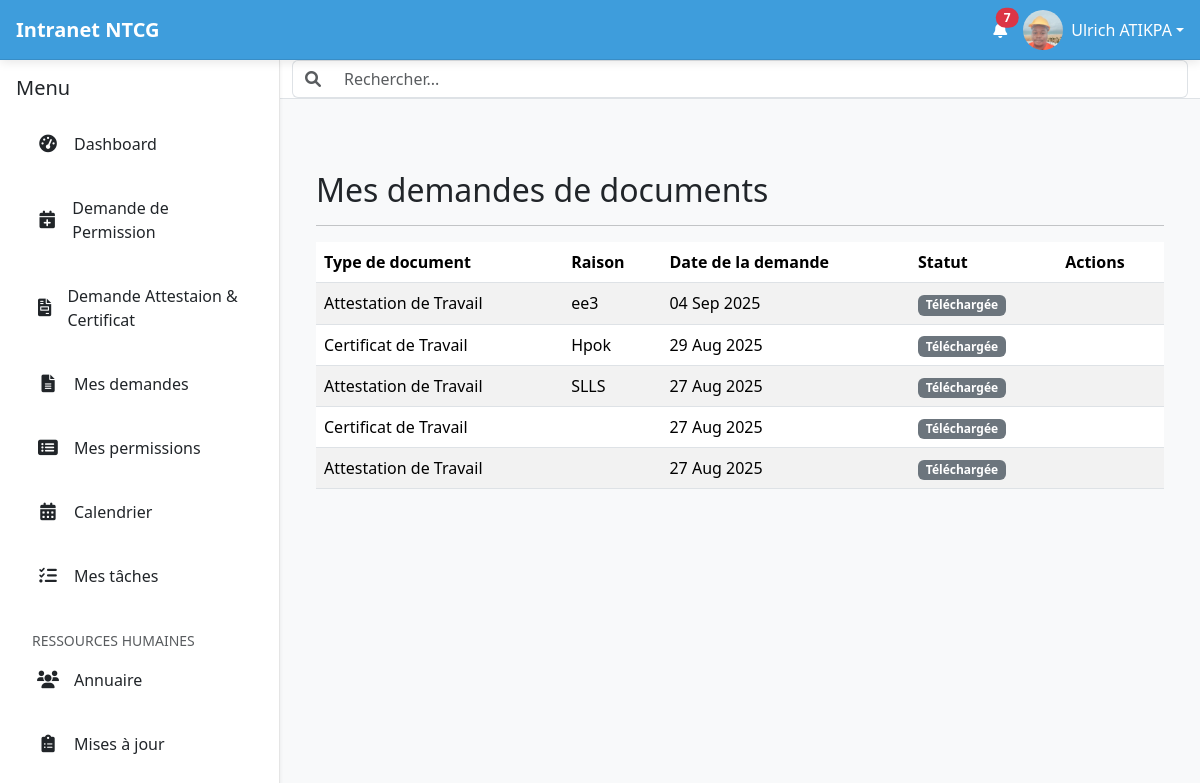
Screenshot of /my-documents/ (signed in) with the database file from the repository.
### intranet/models.py (models this page shows, shortened)
class User(AbstractUser):
    date_de_naissance = models.DateField(null=True, blank=True)
    nationalite = CountryField(blank=True)
    pays_de_naissance = CountryField(blank=True)
    type_sanguin = models.CharField(max_length=5, blank=True)
    adresse = models.CharField(max_length=255, blank=True)
    telephone_personnel = models.CharField(max_length=20, blank=True)
    piece_type = models.ForeignKey(PieceType, on_delete=models.SET_NULL, null=True, blank=True, verbose_name="Type de pièce d'identité")
    piece_number = models.CharField(max_length=100, blank=True, verbose_name="Numéro de la pièce d'identité")
    personal_email = models.EmailField(blank=True, null=True, verbose_name="Email personnel")
    emergency_contact_name = models.CharField(max_length=255, blank=True, verbose_name="Nom et prénom du contact d'urgence")
    emergency_contact_phone = models.CharField(max_length=20, blank=True, verbose_name="Téléphone du contact d'urgence")
    allergies = models.TextField(blank=True)
    maladies_chroniques = models.TextField(blank=True)
    medicaments = models.TextField(blank=True)
    job_role = models.ForeignKey(JobRole, on_delete=models.SET_NULL, null=True, blank=True)
    departement = models.ForeignKey(Department, on_delete=models.SET_NULL, null=True, blank=True)
    date_embauche = models.DateField(null=True, blank=True)
    professional_email = models.EmailField(blank=True, null=True, verbose_name="Email professionnel")
    contract_type = models.ForeignKey(ContractType, on_delete=models.SET_NULL, null=True, blank=True, verbose_name="Type de contrat")
    isignum = models.CharField(max_length=100, blank=True, verbose_name="Numéro Isignum")
    eritop_id = models.CharField(max_length=100, blank=True, verbose_name="ID Eritop")
    country = models.ForeignKey(Country, on_delete=models.SET_NULL, null=True, blank=True, verbose_name="Pays de l'employé")
    managed_countries = models.ManyToManyField(Country, related_name='managers', blank=True, verbose_name="Pays gérés")
    bank_info = models.ForeignKey(BankInfo, on_delete=models.SET_NULL, null=True, blank=True, verbose_name="Nom de la banque")
    bank_account_number = models.CharField(max_length=50, blank=True, verbose_name="Numéro de compte bancaire")
    cnss = models.CharField(max_length=50, verbose_name="Numéro CNSS/Sécurité Sociale", blank=True)
    dependants = models.TextField(blank=True)
    employee_id = models.CharField(max_length=100, unique=True, blank=True, verbose_name="Numéro de matricule")
    photo_profil = models.ImageField(upload_to='photos_profils/', null=True, blank=True)
    class Meta:
        ordering = ['last_name', 'first_name']
        indexes = [
            models.Index(fields=['last_name', 'first_name']),
            models.Index(fields=['is_active']),
            models.Index(fields=['departement']),
            models.Index(fields=['country']),
        ]

class DocumentRequest(models.Model):
    STATUS_CHOICES = [
        ('PENDING', 'En attente'),
        ('APPROVED', 'Approuvée'),
        ('REJECTED', 'Rejetée'),
        ('GENERATED', 'Générée'),
        ('DOWNLOADED', 'Téléchargée'),
    ]
    employee = models.ForeignKey(settings.AUTH_USER_MODEL, on_delete=models.CASCADE, related_name='document_requests')
    document_type = models.ForeignKey(DocumentType, on_delete=models.PROTECT, related_name='requests')
    reason = models.TextField(blank=True, null=True, help_text="Raison de la demande (ex: démarches administratives)")
    status = models.CharField(max_length=20, choices=STATUS_CHOICES, default='PENDING')
    rejection_comment = models.TextField(blank=True, null=True, help_text="Commentaire en cas de refus")
    document_file = models.FileField(upload_to='documents/', blank=True, null=True)
    created_at = models.DateTimeField(auto_now_add=True)
    updated_at = models.DateTimeField(auto_now=True)
    class Meta:
        ordering = ['-created_at']

class DocumentType(models.Model):
    name = models.CharField(max_length=100, unique=True, verbose_name="Nom du document")
    description = models.TextField(blank=True, verbose_name="Description")
    template_name = models.CharField(max_length=255, help_text="Nom du fichier de gabarit HTML pour ce document (ex: attestation_travail.html)")
    country_specific = models.BooleanField(default=False, verbose_name="Spécifique à un pays")
    class Meta:
        verbose_name = "Type de document"
        verbose_name_plural = "Types de documents"

### intranet/views.py (the view)
# urls.py: path('my-documents/', views.my_document_requests, name='my_document_requests'),
@login_required
def my_document_requests(request):
    document_requests = DocumentRequest.objects.filter(employee=request.user).order_by('-created_at')
    context = {
        'document_requests': document_requests,
    }
    return render(request, 'intranet/my_document_requests.html', context)

### intranet/context_processors.py (called while the page is built)
def is_rh_group(request):
    is_rh = request.user.groups.filter(name='Ressources Humaines').exists()
    return {'is_rh': is_rh}

def is_project_coordinator(request):
    is_coordinator = request.user.groups.filter(name='Coordinateurs de Projets').exists()
    return {'is_coordinator': is_coordinator}

def unread_notifications(request):
    if request.user.is_authenticated:
        unread_count = Notification.objects.filter(user=request.user, is_read=False).count()
    else:
        unread_count = 0
    return {'unread_notifications_count': unread_count}

### intranet/templatetags/intranet_tags.py (called while the page is built)
@register.filter(name='has_group')
def has_group(user, group_name):
    try:
        group = Group.objects.get(name=group_name)
    except Group.DoesNotExist:
        return False
    return group in user.groups.all()

### templates/intranet/my_document_requests.html (shortened to what this page needs)
{% extends 'intranet/base.html' %}
{% block content %}
<div class="container mt-5">
    <h2>Mes demandes de documents</h2>
    <hr>
    {% if document_requests %}
        <div class="table-responsive">
            <table class="table table-striped">
                <thead>
                    <tr>
                        <th>Type de document</th>
                        <th>Raison</th>
                        <th>Date de la demande</th>
                        <th>Statut</th>
                        <th>Actions</th>
                    </tr>
                </thead>
                <tbody>
                    {% for request in document_requests %}
                    <tr>
                        <td>{{ request.document_type.name }}</td>
                        <td>{{ request.reason|default_if_none:"N/A" }}</td>
                        <td>{{ request.created_at|date:"d M Y" }}</td>
                        <td>
                            {% if request.status == 'PENDING' %}
                                <span class="badge bg-warning text-dark">{{ request.get_status_display }}</span>
                            {% elif request.status == 'APPROVED' %}
                                <span class="badge bg-success">{{ request.get_status_display }}</span>
                            {% elif request.status == 'REJECTED' %}
                                <span class="badge bg-danger">{{ request.get_status_display }}</span>
                            {% elif request.status == 'GENERATED' %}
                                <a href="{% url 'download_document' request.id %}" class="btn btn-primary btn-sm">Télécharger</a>
                            {% elif request.status == 'DOWNLOADED' %}
                                <span class="badge bg-secondary">{{ request.get_status_display }}</span>
                            {% endif %}
                        </td>
                        <td>
                        </td>
                    </tr>
                    {% endfor %}
                </tbody>
            </table>
        </div>
    {% else %}
        <div class="alert alert-info" role="alert">
            Vous n'avez pas encore soumis de demande de document.
        </div>
    {% endif %}
</div>
{% endblock %}

### templates/intranet/base.html (shortened to what this page needs)
{% load static intranet_tags %}
<!doctype html>
<html lang="fr">
<head>
    <link rel="stylesheet" href="https://cdn.jsdelivr.net/npm/bootstrap@5.3.3/dist/css/bootstrap.min.css"
          media="print" onload="this.media='all'">
    <link rel="stylesheet" href="https://cdnjs.cloudflare.com/ajax/libs/font-awesome/6.0.0-beta3/css/all.min.css">
    <link rel="stylesheet" type="text/css" href="https://cdn.datatables.net/2.0.8/css/dataTables.dataTables.css">
</head>
<body>
    <header id="top-header" class="d-flex justify-content-between align-items-center">
        <div class="d-flex align-items-center">
            <a href="{% url 'home_view' %}" class="text-decoration-none text-white d-flex align-items-center">
                <span class="fs-5 fw-bold">Intranet NTCG</span>
            </a>
        </div>
        <div class="d-flex align-items-center">
            <a href="{% url 'notifications' %}" class="text-white me-3 position-relative touch-feedback"
                data-bs-toggle="tooltip" data-bs-placement="bottom" title="Notifications" aria-label="Notifications">
                <i class="fas fa-bell"></i>
                {% if unread_notifications_count > 0 %}
                <span class="position-absolute top-0 start-100 translate-middle badge rounded-pill bg-danger notification-count">
                    {{ unread_notifications_count }}
                </span>
                {% endif %}
            </a>
            <div class="dropdown">
                <a class="text-white d-flex align-items-center text-decoration-none dropdown-toggle touch-feedback" href="#"
                    id="profileDropdown" role="button" data-bs-toggle="dropdown" aria-expanded="false"
                    aria-label="Menu profil">
                    <img src="{% if user.photo_profil %}{{ user.photo_profil.url }}{% else %}{% static 'images/default_profile.png' %}{% endif %}"
                         alt="Avatar de {{ user.get_full_name|default:user.username }}"
                         class="rounded-circle me-2" width="40" height="40" style="object-fit: cover;">
                    <span class="d-none d-sm-inline">{{ user.get_full_name|default:user.username }}</span>
                </a>
            </div>
        </div>
    </header>
    <div id="main-wrapper">
        <nav id="sidebar" class="shadow-sm" aria-label="Menu principal">
            <div class="p-3">
                <div class="d-flex justify-content-between align-items-center mb-3">
                    <h5 class="mb-0">Menu</h5>
                </div>
                <ul class="nav nav-pills flex-column mb-auto" id="sidebar-nav-links">
                    <li class="nav-item">
                        <a href="{% url 'dashboard' %}" class="nav-link {% if request.resolver_match.url_name == 'home_view' %}active{% endif %} touch-feedback">
                            <i class="fas fa-tachometer-alt"></i> Dashboard
                        </a>
                    </li>
                    <li class="nav-item">
                        <a class="nav-link touch-feedback" href="{% url 'submit_leave_request' %}">
                            <i class="fas fa-calendar-plus"></i>
                            <span>Demande de Permission</span>
                        </a>
                    </li>
                    <li class="nav-item">
                        <a class="nav-link touch-feedback" href="{% url 'request_document' %}">
                            <i class="fas fa-file-invoice"></i> Demande Attestaion & Certificat
                        </a>
                    </li>
                    <li class="nav-item">
                        <a class="nav-link touch-feedback" href="{% url 'my_document_requests' %}">
                            <i class="fas fa-file-alt"></i> Mes demandes
                        </a>
                    </li>
                    <li class="nav-item">
                        <a class="nav-link touch-feedback" href="{% url 'my_leave_requests' %}">
                            <i class="fas fa-list-alt"></i>
                            <span>Mes permissions</span>
                        </a>
                    </li>
                    {% if user.is_authenticated %}
                    <li class="nav-item">
                        <a href="#" class="nav-link touch-feedback">
                            <i class="fas fa-calendar-alt"></i> Calendrier
                        </a>
                    </li>
                    <li class="nav-item">
                        <a href="#" class="nav-link touch-feedback">
                            <i class="fas fa-tasks"></i> Mes tâches
                        </a>
                    </li>
                    {% endif %}
                    {% if is_rh %}
                    <li class="nav-item mt-3">
                        <small class="text-muted px-3">RESSOURCES HUMAINES</small>
                    </li>
                    <li class="nav-item">
                         <a href="{% url 'employee_directory' %}" class="nav-link {% if request.resolver_match.url_name == 'employee_directory' %}active{% endif %} touch-feedback">
                            <i class="fas fa-users"></i> Annuaire
                        </a>
                    </li>
                    <li class="nav-item">
                        <a href="{% url 'pending_updates_list' %}" class="nav-link {% if request.resolver_match.url_name == 'pending_updates_list' %}active{% endif %} touch-feedback">
                            <i class="fas fa-clipboard-list"></i> Mises à jour
                        </a>
                    </li>
                    {% endif %}
                </ul>
            </div>
        </nav>
        <div id="content-area">
            <nav id="top-navbar" class="bg-white border-bottom">
                <div class="container-fluid">
                    <form class="d-flex w-100">
                        <div class="input-group">
                            <span class="input-group-text bg-white border-end-0">
                                <i class="fas fa-search text-muted"></i>
                            </span>
                            <input class="form-control border-start-0" type="search"
                                   placeholder="Rechercher..." aria-label="Search" id="global-search"
                                   style="font-size: 16px;">
                        </div>
                    </form>
                </div>
            </nav>
            <main id="main-content" class="p-3 p-lg-4">
                {% block content %}
                {% endblock %}
            </main>
        </div>
    </div>
</body>
</html>

### rows the page displays
User: photo_profil (picture), get_full_name "Ulrich ATIKPA"
DocumentRequest: document_type.name "Attestation de Travail", reason "ee3", created_at "04 Sep 2025", status "Téléchargée"
DocumentRequest: document_type.name "Certificat de Travail", reason "Hpok", created_at "29 Aug 2025", status "Téléchargée"
DocumentRequest: document_type.name "Attestation de Travail", reason "SLLS", created_at "27 Aug 2025", status "Téléchargée"
DocumentRequest: document_type.name "Certificat de Travail", created_at "27 Aug 2025", status "Téléchargée"
DocumentRequest: document_type.name "Attestation de Travail", created_at "27 Aug 2025", status "Téléchargée"

### other values shown
{{ unread_notifications_count }} "7"
